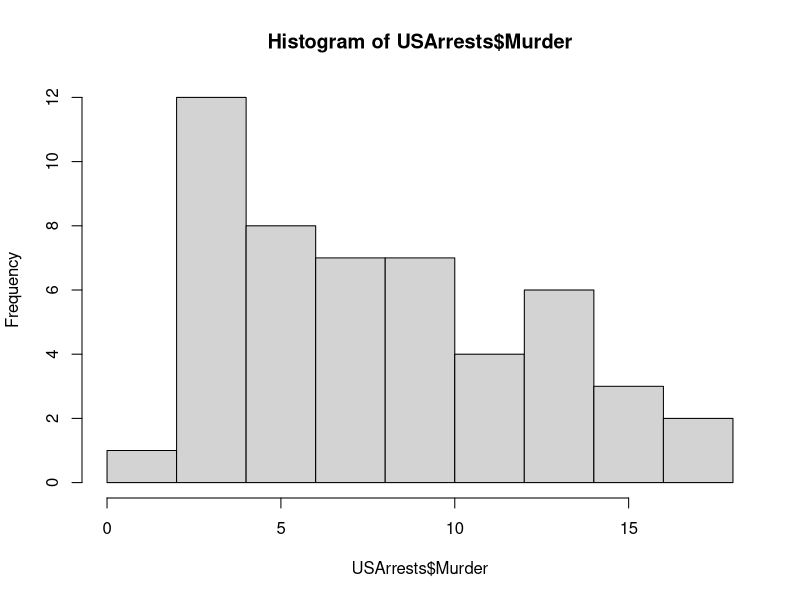
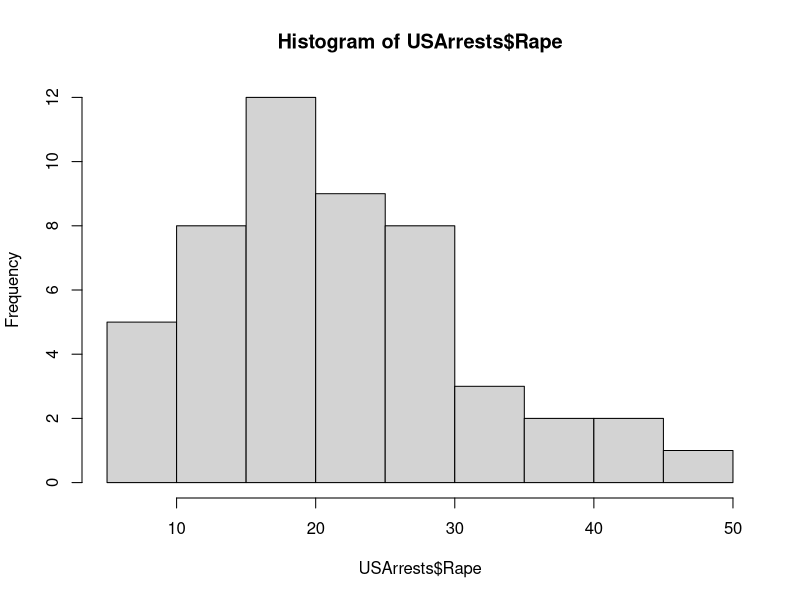
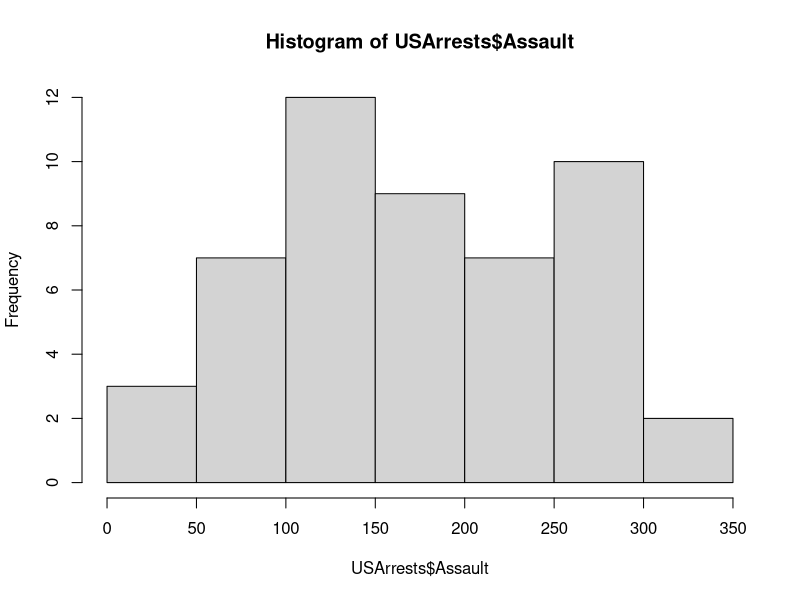
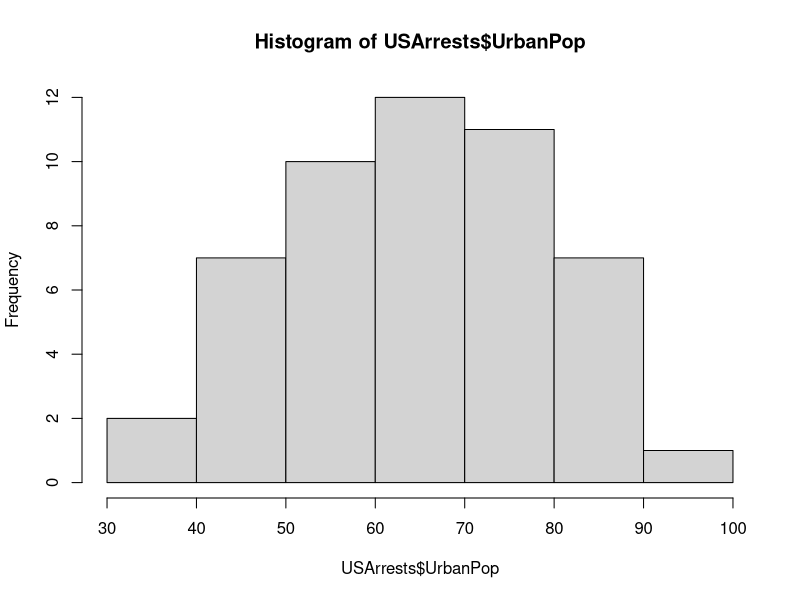

Source code (R) for these figures, in order:
## ---- chunk 1
knitr::opts_chunk$set(echo = TRUE)
## ---- chunk 2
hist(USArrests$Murder)
hist(USArrests$Rape)
hist(USArrests$Assault)
hist(USArrests$UrbanPop)
## ---- chunk 3
mean(USArrests$Murder)
mean(USArrests$Assault)
mean(USArrests$UrbanPop)
mean(USArrests$Rape)
## ---- chunk 4
median(USArrests$Murder)
median(USArrests$Assault)
median(USArrests$UrbanPop)
median(USArrests$Rape)

median(USArrests$drug)
